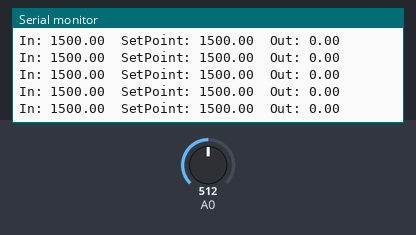
Simulated run of this sketch. Board: Arduino Uno, built with avr-gcc and run on an emulated ATmega328P. On the bench: the last lines printed to the serial monitor. Inputs (shaded band) come from the test bench; at power-on: A0 = 512.

Above: at 1.2 s.
1.3 s: A0 set to 496
At 1.46 s:
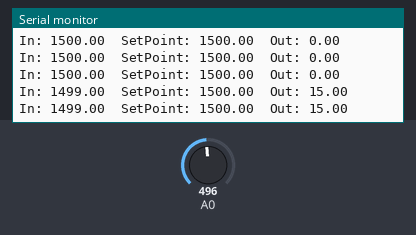
7.3 s: A0 set to 350
At 7.33 s:
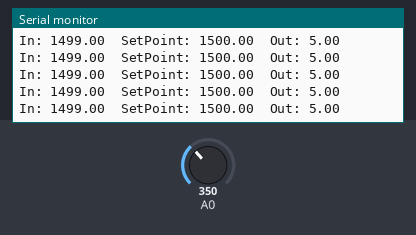
8.8 s: A0 set to 369
At 8.83 s:
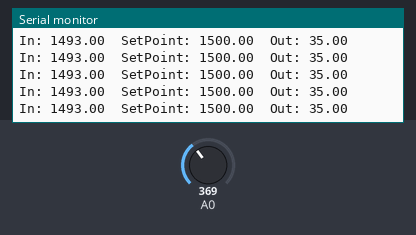
11.8 s: A0 set to 394
At 11.81 s:
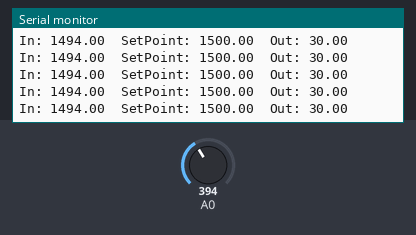
14.8 s: A0 set to 426
At 14.83 s:
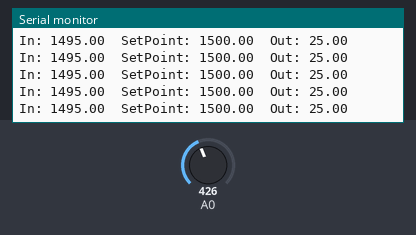
Timing chart, 0 to 17.3 s (numbered marks = the images above; inputs shaded):
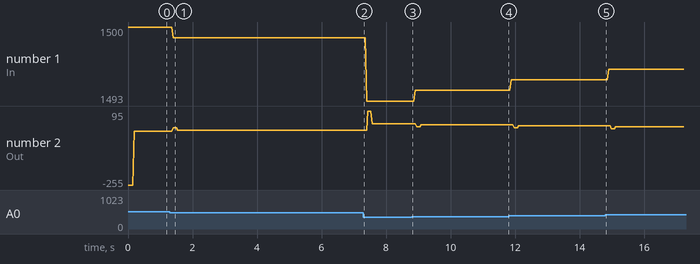

The sketch:

PID_Basic_depth.ino
```cpp
#include <PID_v1.h>

//Define Variables we'll be connecting to
double Setpoint_PID, Input_PID, Output_PID;
//Specify the links and initial tuning parameters
double Kp=5;
double Ki=0.00;
double Kd=1;

PID myPID(&Input_PID, &Output_PID, &Setpoint_PID, Kp, Ki, Kd, DIRECT);

void setup()
{
  Serial.begin(9600);

  Input_PID = 1000; //1atm=1000mbar
  Setpoint_PID = 1500;
  myPID.SetOutputLimits(-255, 255);
  //turn the PID on
  myPID.SetMode(AUTOMATIC);
}

void loop()
{
  Input_PID = analogRead(0);
  Input_PID = map(Input_PID, 0, 1024, 1480, 1520);
  myPID.Compute();

  //outputPID=output_PID+255;  //map [-255-255] to [0-510]

  Serial.print("In: ");
  Serial.print(Input_PID);
  Serial.print("  SetPoint: ");
  Serial.print(Setpoint_PID);
  Serial.print("  Out: ");
  Serial.println(Output_PID);
}
```

Measured:
- after the input at 1.3 s, the serial monitor: prints a new line after 0.10 s (image 1)
- plotted number 1: 1500 → 1499 after the input at 1.3 s, 1499 → 1493 after the input at 7.3 s, 1493 → 1494 after the input at 8.8 s, 1494 → 1495 after the input at 11.8 s, 1495 → 1496 after the input at 14.8 s
- plotted number 2: 0 → 5 after the input at 1.3 s, 5 → 35 after the input at 7.3 s, 35 → 30 after the input at 8.8 s, 30 → 25 after the input at 11.8 s, 25 → 20 after the input at 14.8 s
